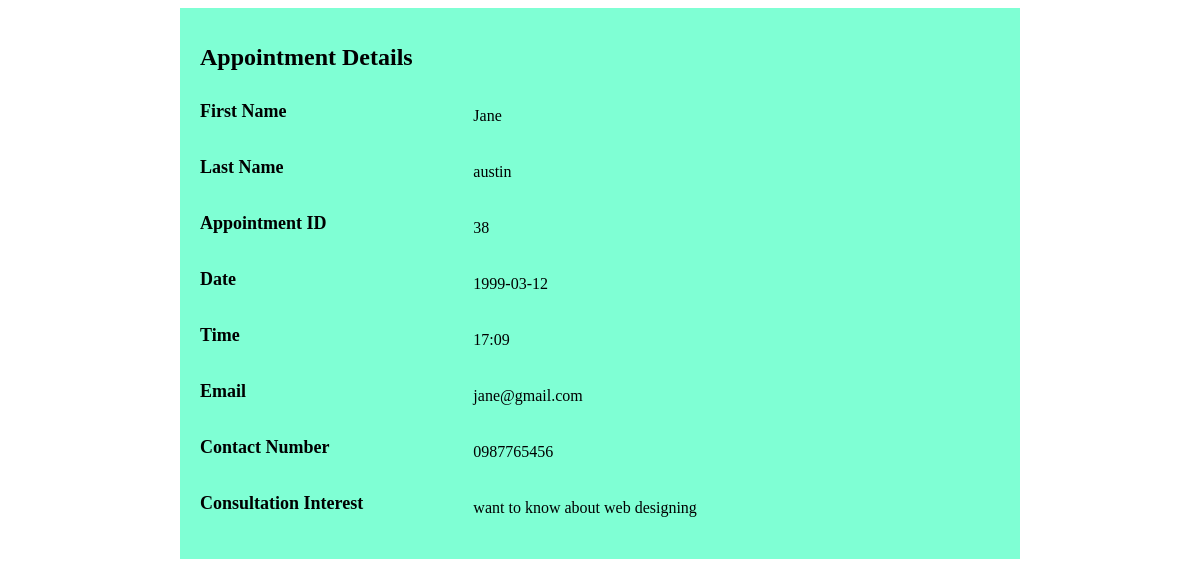
The page /consultant/cons_ap_view.php?id=38 on the database its author committed.
### tables this page shows
CREATE TABLE `appointment` (
  `fname` varchar(10) NOT NULL,
  `lname` varchar(10) NOT NULL,
  `Appointment_ID` int(10) NOT NULL,
  `Date` date NOT NULL,
  `Time` varchar(6) NOT NULL,
  `pemail` varchar(20) NOT NULL,
  `cnumber` varchar(10) NOT NULL,
  `cinterest` varchar(300) NOT NULL,
  `Cons_ID` int(10) NOT NULL,
  `User_ID` int(10) NOT NULL
);

### consultant/cons_ap_view.php (the view, shortened to what this page needs)
<!DOCTYPE html>
<html>
<head>
    <link rel="stylesheet" href="cons_ap_view.css">
</head>
<body>
    <div class="container">
        <h1>Appointment Details</h1>
        <?php
            if(isset($_GET["id"])){
                $apid=$_GET["id"];
                include("../config/database.php");
                $sql="SELECT * FROM appointment WHERE Appointment_ID=$apid";
                $result=$con->query($sql);
                $row=$result->fetch_assoc()
                ?>
                <div class="appointment-detail">
                <h2>First Name</h2>
                <p><?php echo $row["fname"]; ?></p>
            </div>
                <div class="appointment-detail">
                <h2>Last Name</h2>
                <p><?php echo $row["lname"]; ?></p>
            </div>
                <div class="appointment-detail">
                <h2>Appointment ID</h2>
                <p><?php echo $row["Appointment_ID"]; ?></p>
            </div>
                <div class="appointment-detail">
                <h2>Date</h2>
                <p><?php echo $row["Date"]; ?></td></p>
            </div>
                <div class="appointment-detail">
                <h2>Time</h2>
                <p><?php echo $row["Time"]; ?></td></p>
            </div>
                <div class="appointment-detail">
                <h2>Email</h2>
                <p><?php echo $row["pemail"]; ?></td></p>
            </div>
                <div class="appointment-detail">
                <h2>Contact Number</h2>
                <p><?php echo $row["cnumber"]; ?></td></p>
            </div>
                <div class="appointment-detail">
                <h2>Consultation Interest</h2>
                <p><?php echo $row["cinterest"]; ?></td></p>
            </div>
            <?php
            }
        ?>
    </div>
</body>
</html>

### consultant/cons_ap_view.css (style rules this page uses)
.container { max-width: 800px; margin: 0 auto; padding: 20px; background-color: aquamarine; }
.container h1 { font-size: 24px; margin-bottom: 20px; }
.container h2 { font-size: 18px; margin-top: 10px; margin-right: 10px; }
.container p { font-size: 16px; margin-bottom: 10px; }
.appointment-detail { display: flex; flex-wrap: wrap; margin-bottom: 10px; }
.appointment-detail h2 { flex: 1; width: 200px; }
.appointment-detail p { flex: 2; }

### rows shown on the page
appointment: fname "Jane", lname "austin", Appointment_ID "38", Date "1999-03-12", Time "17:09", pemail "jane@gmail.com", cnumber "0987765456", cinterest "want to know about web designing"
